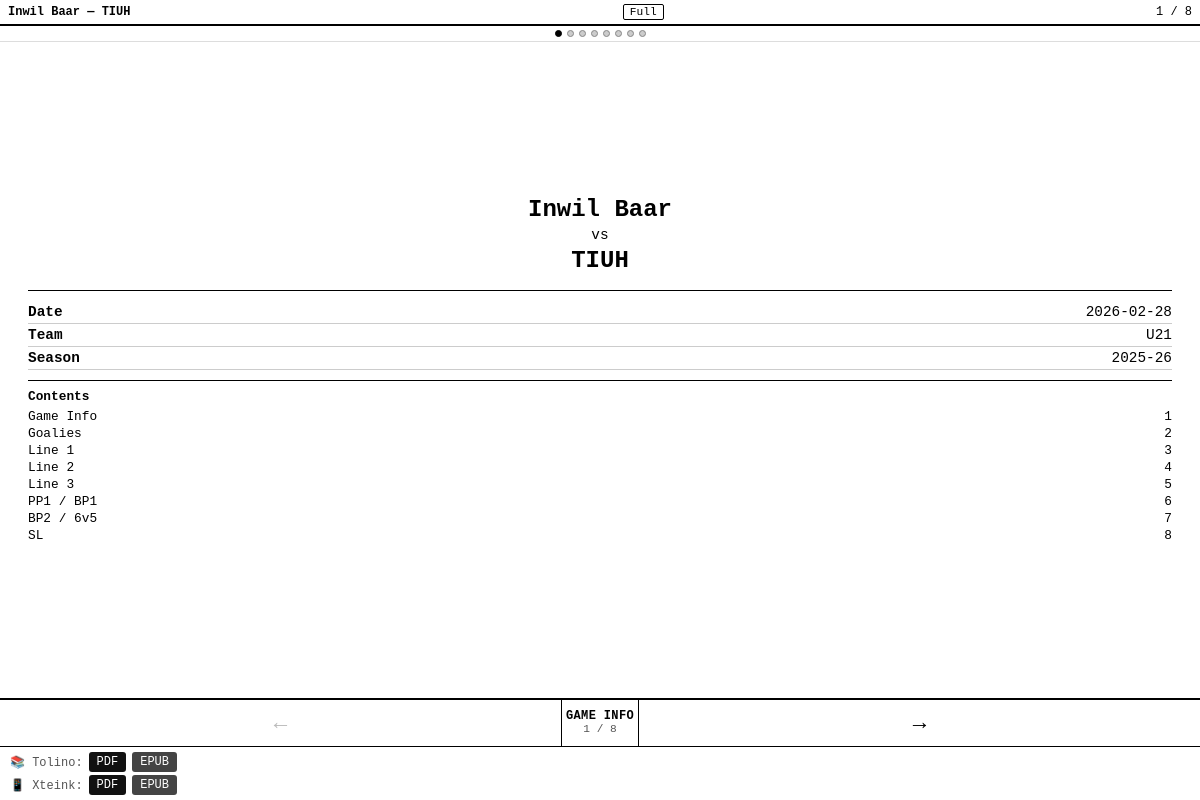
The app's page /game/18/lineup/eink (signed in) with its own data.
### models/game_model.py (models this page shows, shortened)
class GameRecord(db.Model):
    __tablename__ = 'games'
    id = db.Column(db.Integer, primary_key=True)
    season = db.Column(db.Text, default='', nullable=False)
    team = db.Column(db.Text, default='', nullable=False)
    home_team = db.Column(db.Text, default='', nullable=False)
    away_team = db.Column(db.Text, default='', nullable=False)
    date = db.Column(db.Text, default='', nullable=False)
    referee1 = db.Column(db.Text, default='', nullable=False)
    referee2 = db.Column(db.Text, default='', nullable=False)
    current_period = db.Column(db.Text, default='1', nullable=False)
    opponent_goalie_enabled = db.Column(db.Integer, default=0, nullable=False)
    exclude_from_stats = db.Column(db.Integer, default=0, nullable=False)
    lines = db.Column(db.Text, default='[]', nullable=False)
    goalies = db.Column(db.Text, default='[]', nullable=False)
    result = db.Column(db.Text, default='{}', nullable=False)
    formations = db.Column(db.Text, default='{}', nullable=False)
    plusminus = db.Column(db.Text, default='{}', nullable=False)
    goals = db.Column(db.Text, default='{}', nullable=False)
    assists = db.Column(db.Text, default='{}', nullable=False)
    unforced_errors = db.Column(db.Text, default='{}', nullable=False)
    shots_on_goal = db.Column(db.Text, default='{}', nullable=False)
    penalties_taken = db.Column(db.Text, default='{}', nullable=False)
    penalties_drawn = db.Column(db.Text, default='{}', nullable=False)
    saves = db.Column(db.Text, default='{}', nullable=False)
    goals_conceded = db.Column(db.Text, default='{}', nullable=False)
    goalie_plusminus = db.Column(db.Text, default='{}', nullable=False)
    game_scores = db.Column(db.Text, default='{}', nullable=False)
    goalie_game_scores = db.Column(db.Text, default='{}', nullable=False)
    opponent_goalie_saves = db.Column(db.Text, default='{}', nullable=False)
    opponent_goalie_goals_conceded = db.Column(db.Text, default='{}', nullable=False)
    block_shots = db.Column(db.Text, default='{}', nullable=False)
    stolen_balls = db.Column(db.Text, default='{}', nullable=False)
    extra_data = db.Column(db.Text, default='{}', nullable=False)
    def to_dict(self):
        game = {
            'id': self.id,
            'season': self.season or '',
            'team': self.team or '',
            'home_team': self.home_team or '',
            'away_team': self.away_team or '',
            'date': self.date or '',
            'referee1': self.referee1 or '',
            'referee2': self.referee2 or '',
            'current_period': self.current_period or '1',
            'opponent_goalie_enabled': bool(self.opponent_goalie_enabled),
            'exclude_from_stats': bool(self.exclude_from_stats),
            'lines': json.loads(self.lines or '[]'),
            'goalies': json.loads(self.goalies or '[]'),
            'result': json.loads(self.result or '{}'),
        }
        for col in _STAT_COLS:
            game[col] = json.loads(getattr(self, col) or '{}')
        formations = json.loads(self.formations or '{}')
        for fk in FORMATION_KEYS:
            game[fk] = formations.get(fk, [])
        extra = json.loads(self.extra_data or '{}')
        for k, v in extra.items():
            if k not in game:
                game[k] = v
        return game

### routes/game_routes.py (the view)
@game_bp.route('/game/<int:game_id>/lineup/eink')
def view_game_lineup_eink(game_id):
    game, roster, player_map = _lineup_context(game_id)
    if game is None:
        return "Game not found", 404
    return render_template('game_lineup_eink.html', game=game, roster=roster, player_map=player_map)

### models/game_model.py (called while the page is built)
    def to_dict(self):
        return {
            'id': self.player_id,
            'number': self.number or '',
            'surname': self.surname or '',
            'name': self.name or '',
            'nickname': self.nickname or '',
            'position': self.position or 'A',
            'tesser': self.tesser or '',
            'hidden': bool(self.hidden),
        }

### models/roster.py (called while the page is built)
def _check_category(category):
    if not category or not validate_category(category):
        raise ValueError("Invalid category")

def _check_season(season):
    if season and not validate_season(season):
        raise ValueError("Invalid season format")

def load_roster(category=None, season=None):
    if not category:
        return []
    try:
        _check_category(category)
        _check_season(season)
        q = RosterPlayer.query.filter_by(category=category, season=season or "")
        rows = q.all()
        return [r.to_dict() for r in rows]
    except ValueError:
        raise
    except Exception:
        logger.exception("load_roster failed for category=%s season=%s", category, season)
        return []

### routes/game_routes.py (called while the page is built)
def _lineup_context(game_id):
    games = load_games()
    game = find_game_by_id(games, game_id)
    if not game:
        return None, None, None
    roster = []
    if game.get('team'):
        season = game.get('season', '')
        roster = load_roster(game['team'], season) if season else load_roster(game['team'])
    player_map = {}
    for player in roster:
        key = f"{player['number']} - {player['surname']} {player['name']}"
        player_map[key] = player
    return game, roster, player_map

### services/game_service.py (called while the page is built)
def load_games():
    try:
        rows = GameRecord.query.all()
        return [row.to_dict() for row in rows]
    except Exception:
        logger.exception('load_games failed')
        return []

def find_game_by_id(games, game_id):
    for game in games:
        if game.get('id') == game_id:
            return game
    return None

### utils/security.py (called while the page is built)
def validate_category(category):
    if not category:
        return False
    return bool(re.match(r'^[a-zA-Z0-9_-]+$', category))

def validate_season(season):
    if not season:
        return True  # Empty season is allowed for backward compatibility
    return bool(re.match(r'^[a-zA-Z0-9_\-\.]{1,50}$', season))

### templates/game_lineup_eink.html (shortened to what this page needs)
<!DOCTYPE html>
<html lang="en">
<head>
</head>
<body>
{% set spec_formations = [] %}
{% set pages = namespace(list=[]) %}
{% if spec_formations %}
    {% for chunk_start in range(0, spec_formations|length, 2) %}
        {% set items = spec_formations[chunk_start:chunk_start+2] %}
        {% set title = items | map(attribute=0) | join(' / ') %}
    {% endfor %}
{% endif %}
<div id="app">
    <div id="topbar">
        <span class="game-title">{{ game.home_team }} — {{ game.away_team }}</span>
        <button id="name-toggle" onclick="toggleNames()" title="Switch full names / nicknames">Full</button>
        <span class="page-indicator" id="top-indicator">1 / {{ total_pages }}</span>
    </div>
    <div id="dots">
        {% for p in pages.list %}
        <div class="dot{% if loop.first %} active{% endif %}" id="dot-{{ loop.index0 }}"></div>
        {% endfor %}
    </div>
    <div id="page-area">
        <div class="page active" id="page-0">
            <div id="page-cover">
                <div class="vs-block">
                    <div class="team-home">{{ game.home_team }}</div>
                    <div class="vs-sep">vs</div>
                    <div class="team-away">{{ game.away_team }}</div>
                </div>
                <div class="meta-block">
                    {% if game.date %}
                    <div class="meta-row">
                        <span class="label">Date</span>
                        <span>{{ game.date }}</span>
                    </div>
                    {% endif %}
                    {% if game.team %}
                    <div class="meta-row">
                        <span class="label">Team</span>
                        <span>{{ game.team }}</span>
                    </div>
                    {% endif %}
                    {% if game.season %}
                    <div class="meta-row">
                        <span class="label">Season</span>
                        <span>{{ game.season }}</span>
                    </div>
                    {% endif %}
                </div>
                <div class="toc">
                    <div class="toc-title">Contents</div>
                    {% for p in pages.list %}
                    <div class="toc-item">
                        <span>{{ p.title }}</span>
                        <span>{{ loop.index }}</span>
                    </div>
                    {% endfor %}
                </div>
            </div>
        </div>
    </div>
    <div id="navbar">
        <button id="btn-prev" onclick="goPage(-1)" disabled>&#8592;</button>
        <div class="page-label">
            <div class="pname-label" id="nav-section-name">Game Info</div>
            <div class="pnum-label" id="nav-page-num">1 / {{ total_pages }}</div>
        </div>
        <button id="btn-next" onclick="goPage(1)">&#8594;</button>
    </div>
    <div id="pdf-bar" style="flex:0 0 auto;border-top:1px solid #000;padding:5px 10px;font-family:inherit;font-size:0.75rem;">
        <div style="display:flex;gap:6px;align-items:center;margin-bottom:3px;">
            <span style="color:#555;min-width:54px;white-space:nowrap;">&#128218; Tolino:</span>
            <a href="{{ url_for('game.download_lineup_pdf', game_id=game.id, device='tolino') }}"
               style="background:#111;color:#fff;text-decoration:none;padding:3px 8px;border-radius:3px;white-space:nowrap;">PDF</a>
            <a href="{{ url_for('game.download_lineup_epub', game_id=game.id, device='tolino') }}"
               style="background:#444;color:#fff;text-decoration:none;padding:3px 8px;border-radius:3px;white-space:nowrap;">EPUB</a>
        </div>
        <div style="display:flex;gap:6px;align-items:center;">
            <span style="color:#555;min-width:54px;white-space:nowrap;">&#128241; Xteink:</span>
            <a href="{{ url_for('game.download_lineup_pdf', game_id=game.id, device='xteink') }}"
               style="background:#111;color:#fff;text-decoration:none;padding:3px 8px;border-radius:3px;white-space:nowrap;">PDF</a>
            <a href="{{ url_for('game.download_lineup_epub', game_id=game.id, device='xteink') }}"
               style="background:#444;color:#fff;text-decoration:none;padding:3px 8px;border-radius:3px;white-space:nowrap;">EPUB</a>
        </div>
    </div>
</div>
</body>
</html>

### templates/game_lineup_eink.html (style rules this page uses)
*, *::before, *::after { box-sizing: border-box; margin: 0; padding: 0; }
html, body { width: 100%; height: 100%; background: #fff; color: #000; font-family: 'Courier New', Courier, monospace; font-size: 16px; -webkit-text-size-adjust: 100%; }
#app { display: flex; flex-direction: column; height: 100dvh; min-height: 100vh; }
#topbar { flex: 0 0 auto; border-bottom: 2px solid #000; padding: 4px 8px; display: flex; justify-content: space-between; align-items: center; font-size: 0.75rem; }
#topbar .game-title { font-weight: bold; overflow: hidden; text-overflow: ellipsis; white-space: nowrap; max-width: 60%; }
#topbar .page-indicator { font-size: 0.75rem; white-space: nowrap; }
#name-toggle { background: none; border: 1.5px solid #000; font-family: inherit; font-size: 0.7rem; padding: 1px 6px; cursor: pointer; border-radius: 2px; white-space: nowrap; flex-shrink: 0; }
#page-area { flex: 1 1 0; overflow: hidden; position: relative; }
.page { display: none; position: absolute; inset: 0; overflow-y: auto; padding: 10px 12px; }
.page.active { display: block; }
#page-cover { display: flex; flex-direction: column; justify-content: center; height: 100%; padding: 16px; }
#page-cover .vs-block { text-align: center; margin-bottom: 12px; }
#page-cover .team-home { font-size: 1.5rem; font-weight: bold; word-break: break-word; }
#page-cover .vs-sep { font-size: 0.9rem; margin: 4px 0; }
#page-cover .team-away { font-size: 1.5rem; font-weight: bold; word-break: break-word; }
#page-cover .meta-block { border-top: 1px solid #000; padding-top: 10px; margin-top: 4px; }
#page-cover .meta-row { display: flex; justify-content: space-between; padding: 3px 0; border-bottom: 1px solid #ccc; font-size: 0.9rem; }
#page-cover .meta-row .label { font-weight: bold; }
#page-cover .toc { margin-top: 10px; font-size: 0.8rem; border-top: 1px solid #000; padding-top: 8px; }
#page-cover .toc-title { font-weight: bold; margin-bottom: 4px; }
#page-cover .toc-item { display: flex; justify-content: space-between; padding: 1px 0; }
#navbar { flex: 0 0 auto; border-top: 2px solid #000; display: grid; grid-template-columns: 1fr auto 1fr; align-items: stretch; }
#navbar button { background: #fff; border: none; border-right: 1px solid #000; font-family: inherit; font-size: 1.4rem; font-weight: bold; padding: 10px 0; cursor: pointer; user-select: none; -webkit-tap-highlight-color: transparent; }
#navbar button:last-child { border-right: none; border-left: 1px solid #000; }
#navbar button:disabled { color: #bbb; }
#navbar .page-label { font-size: 0.8rem; text-align: center; padding: 8px 4px; font-family: inherit; display: flex; flex-direction: column; justify-content: center; align-items: center; line-height: 1.2; }
#navbar .page-label .pname-label { font-weight: bold; font-size: 0.75rem; text-transform: uppercase; letter-spacing: 0.03em; }
#navbar .page-label .pnum-label { font-size: 0.7rem; color: #555; }
#dots { flex: 0 0 auto; display: flex; justify-content: center; align-items: center; gap: 5px; padding: 4px 0; border-bottom: 1px solid #ddd; }
.dot { width: 7px; height: 7px; border-radius: 50%; background: #ccc; border: 1px solid #888; }
.dot.active { background: #000; border-color: #000; }

### records on screen
GameRecord: home_team "Inwil Baar", away_team "TIUH", date "2026-02-28", team "U21", season "2025-26"

### other values on screen
{{ p.title }} "Game Info" "Goalies" "Line 1" "Line 2" "Line 3" "PP1 / BP1" "BP2 / 6v5" "SL"
